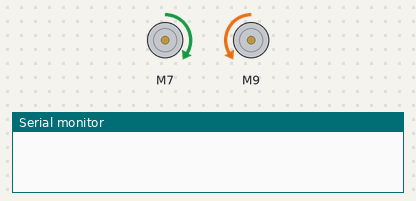
A sketch run on a simulated Arduino Uno, built with avr-gcc and run on an emulated ATmega328P. Parts: 2 × DC motor (green arrow = forward, orange = backward, longer = faster), the last lines printed to the serial monitor. At 13.0 s the program stops and its outputs stay as they are.

Above: at 0.1 s.
At 2.6 s:
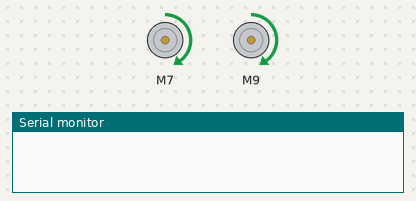
At 5.1 s:
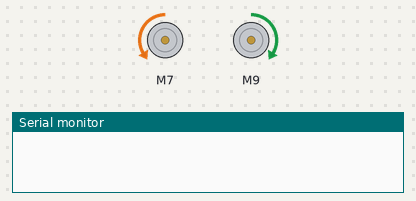
At 12.6 s:
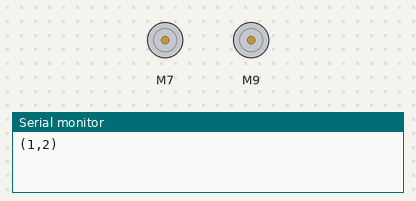
Timing chart, 0 to 14.1 s (numbered marks = the images above):
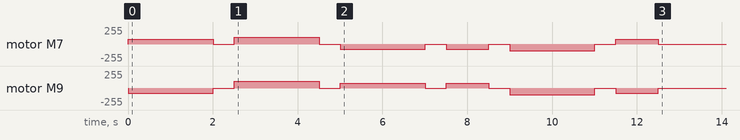

Measured:
- by itself, motor M7: stopped → forward 75/255 at 0.00 s, → stopped 2.0 s later, → forward 100/255 0.50 s later, → stopped 2.0 s later, … (12 changes in this stretch)
- by itself, motor M9: stopped → backward 75/255 at 0.00 s, → stopped 2.0 s later, → forward 100/255 0.50 s later, → stopped 2.0 s later, … (12 changes in this stretch)

The sketch:

Driving.ino
```cpp
#include <SparkFun_TB6612.h>
#include <NewPing.h>

//Motor pin definition
#define AIN1 7
#define BIN1 9
#define AIN2 4
#define BIN2 10
#define PWMA 3
#define PWMB 11
#define STBY A1

//Determines direction of each motor. 1 or -1
const int offsetA = 1;
const int offsetB = 1;

//Motor Initialization
Motor motor1 = Motor(AIN1, AIN2, PWMA, offsetA, STBY);
Motor motor2 = Motor(BIN1, BIN2, PWMB, offsetB, STBY);

const int cols=10;
const int rows=10;

int visited[cols][rows];
double hueristic[cols][rows];

// Declaring start goal and various other variables
int startx=1;
int starty=1;
int goalx=2;
int goaly=3;
int locx;
int locy;
int index;
double costarray[8] ;
double f;
int g = 1;
int maxval = 100;

void setup(){
  Serial.begin(9600);
  //Calculating hueristic
  for(int i=0; i<cols; i++){
    for(int j=0; j<rows; j++){
      visited[i][j]=0;
    }
  }
  if((goaly < rows && goalx < cols  && goalx > -1 && goaly > -1 ) ){
    for(int i = 0; i <rows; i++){
      for(int j = 0; j <cols; j++){
        hueristic[j][i] = sqrt( ((j-goalx)*(j-goalx)) + ((i-goaly)*(i-goaly)) );
        if (visited[j][i] == 1){
          hueristic[j][i] = hueristic[j][i] + 50 ;
        }
      }
    }
  }

 locx = startx;
 locy = starty;
}

void loop(){
  // 0 index for up/forward. 1 for right. 2 for down/backward. 3 for left. 4 for up-left. 5 for down right. 6 for down left. 7 for up right.
  //Assigns costs and prioritizes bots movement.
  costarray[0] = g + hueristic[locx-1][locy];
  costarray[1] = g + hueristic[locx][locy+1];
  costarray[2] = g + hueristic[locx+1][locy];
  costarray[3] = g + hueristic[locx][locy-1];
  costarray[4] = g + hueristic[locx-1][locy-1];
  costarray[5] = g + hueristic[locx+1][locy+1];
  costarray[6] = g + hueristic[locx+1][locy-1];
  costarray[7] = g + hueristic[locx-1][locy+1];

  //Finding node with least cost
  for(int i=0;i<8;i++){
    if(costarray[i] < maxval){
      index = i;
      maxval = costarray[i];
    }
  }
  visited[locx][locy]=1;

  //Move your position to the new location
  if(index == 0){
    locx = locx-1;
    forward(motor1, motor2, 100);
    delay(2000);
    brake(motor1, motor2);
    delay(500);
  }
  else if(index == 1){
    locy = locy+1;
    right(motor1, motor2, 150);
    delay(2000);
    brake(motor1, motor2);
    delay(500);
    forward(motor1, motor2, 100);
    delay(2000);
    brake(motor1, motor2);
    delay(500);
    left(motor1, motor2, 150);
    delay(2000);
    brake(motor1, motor2);
    delay(500);
  }
  else if(index == 2){
    locx = locx+1;
    back(motor1, motor2, -100);
    delay(2000);
    brake(motor1, motor2);
    delay(500);
  }
  else if(index == 3){
    locy = locy-1;
    left(motor1, motor2, 150);
    delay(2000);
    brake(motor1, motor2);
    delay(500);
    forward(motor1, motor2, 100);
    delay(2000);
    brake(motor1, motor2);
    delay(500);
    right(motor1, motor2, 150);
    delay(2000);
    brake(motor1, motor2);
    delay(500);
  }
  else if(index == 4){
    locy = locy-1;
    locx = locx-1;
    left(motor1, motor2, 150);
    delay(1000);
    brake(motor1, motor2);
    delay(500);
    forward(motor1, motor2, 100);
    delay(2000);
    brake(motor1, motor2);
    delay(500);
    right(motor1, motor2, 150);
    delay(1000);
    brake(motor1, motor2);
    delay(500);
  }
  else if(index == 5){
    locy = locy+1;
    locx = locx+1;
    left(motor1, motor2, 150);
    delay(1000);
    brake(motor1, motor2);
    delay(500);
    back(motor1, motor2, 100);
    delay(2000);
    brake(motor1, motor2);
    delay(500);
    right(motor1, motor2, 150);
    delay(1000);
    brake(motor1, motor2);
    delay(500);
  }
  else if(index == 6){
    locy = locy-1;
    locx = locx+1;
    right(motor1, motor2, 150);
    delay(1000);
    brake(motor1, motor2);
    delay(500);
    back(motor1, motor2, 100);
    delay(2000);
    brake(motor1, motor2);
    delay(500);
    left(motor1, motor2, 150);
    delay(1000);
    brake(motor1, motor2);
    delay(500);
  }
  else if(index == 7){
    locy = locy+1;
    locx = locx-1;
    right(motor1, motor2, 150);
    delay(1000);
    brake(motor1, motor2);
    delay(500);
    forward(motor1, motor2, 100);
    delay(2000);
    brake(motor1, motor2);
    delay(500);
    left(motor1, motor2, 150);
    delay(1000);
    brake(motor1, motor2);
    delay(500);
  }

  Serial.print("(");
  Serial.print(locx);
  Serial.print(",");
  Serial.print(locy);
  Serial.print(")");
  Serial.println();
  if(locx == goalx && locy == goaly)
  {Serial.println("target reached");
  for(;;);
  }
 /* for when bot reaches desination
 if(locx == goalx && locy == goaly){

  }
*/
}
```
